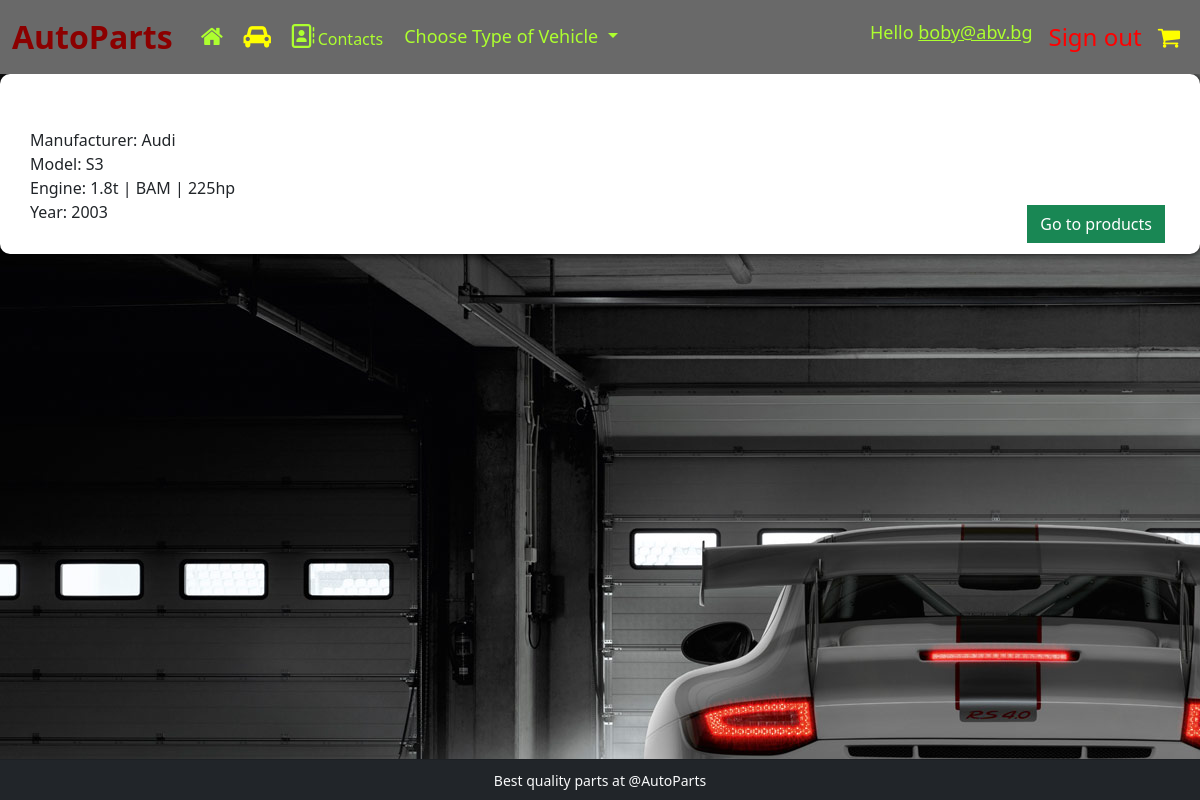
Page /garage/ (signed in) on the committed database.
### AutoParts/account_auth/models.py (models this page shows)
class SiteUser(AbstractBaseUser, PermissionsMixin):
    email = models.EmailField(
        unique=True,
        error_messages={
            'unique': "A user with that email already exists.",
        }
    )
    is_staff = models.BooleanField(
        default=False,
    )
    date_joined = models.DateTimeField(
        default=timezone.now
    )
    objects = SiteUserManager()
    USERNAME_FIELD = 'email'

### AutoParts/vehicle/models.py (models this page shows, shortened)
class Vehicle(models.Model):
    ALL_CHOICES = (
        ('Car', 'Car'),
        ('Truck', 'Truck'),
        ('Motorcycle', 'Motorcycle'),
    )
    vehicle_type = models.CharField(
        max_length=25,
        choices=ALL_CHOICES,
    )
    manufacturer = models.ForeignKey(
        Manufacturer,
        on_delete=models.CASCADE
    )
    model = models.ForeignKey(
        VehicleModels,
        on_delete=models.CASCADE
    )

class Manufacturer(models.Model):
    name = models.CharField(
        max_length=15,
    )
    image = models.FileField(
        upload_to='Manufacturers'
    )
    def __str__(self):
        return self.name

class VehicleModels(models.Model):
    name = models.CharField(
        max_length=15,
    )
    engine = models.ForeignKey(
        EngineModel,
        on_delete=models.CASCADE
    )
    image_url = models.URLField()
    production_date = models.DateTimeField()

class EngineModel(models.Model):
    engine = models.CharField(
        max_length=10,
    )
    power = models.CharField(
        max_length=10,
    )
    engine_code = models.CharField(
        max_length=100,
    )
    def __str__(self):
        return self.engine

### AutoParts/common/views.py (the view)
# urls.py: path('garage/', garage, name='garage'),
def garage(request):
    if request.user.is_authenticated:
        customer = Profile.objects.get(user=request.user)
        car = customer.car
        if car:
            return render(request, 'pages/garage.html', {'car': car})
        messages.success(request, 'You haven\'t add a car in Your profile.')
        return render(request, 'pages/index.html')
    else:
        messages.success(request, "You need to be sign in!")
        return render(request, 'pages/index.html')

### templates/pages/garage.html
{% extends 'base.html' %}
{% load static %}
{% block content %}
    <div class="form-container">
        <img src="{{ car.model.image_url }}" alt=""><br>
        Manufacturer: {{ car.manufacturer }}<br>
        Model: {{ car.model.name }}<br>
        Engine: {{ car.model.engine }} | {{ car.model.engine.engine_code }} | {{ car.model.engine.power }}<br>
        Year: {{ car.model.production_date.year }}
        <th>
            <a style="float:right; margin:5px;" class="btn btn-success" href="{% url 'parts groups list' car.model.engine_id  %}">Go to products</a>
        </th>
    </div>
{% endblock %}

### templates/common/navigation.html (shortened to what this page needs)
{% load static %}
<nav class="navbar navbar-expand-lg navbar-light" style="background: dimgray">
    <div class="container-fluid">
        <a class="navbar-brand navbar-light-brand-hover-color" style="color: darkred;font-size: xx-large;" href="{% url 'index' %}"><strong>AutoParts</strong></a>
        <div class="collapse navbar-collapse" id="navbarNav">
            <ul class="navbar-nav">
                <li class="nav-item">
                    <a class="nav-link active" title="Home" aria-current="page" href="{% url 'index' %}"><i style="font-size: x-large;color: greenyellow"
                            class="fa fa-fw fa-home"></i></a>
                <li class="nav-item">
                    <a class="nav-link" title="Garage" href="{% url 'garage' %}"><i class="fa fa-car" style="font-size: x-large;color: yellow"
                                                                                    aria-hidden="true"></i></a>
                </li>
                <li class="nav-item">
                    <a class="nav-link" style="color: greenyellow;font-size: medium;" href="{% url 'contacts' %}"><i style="font-size: x-large;color: greenyellow"
                            class="fa fa-fw fa-address-book-o"></i>Contacts</a>
                </li>
                <li class="nav-item">
                    <div class="dropdown">
                        <button class="btn dropdown-toggle " style="font-size: large;color: greenyellow" type="button" id="dropdownMenuButton1"
                                data-bs-toggle="dropdown" aria-expanded="false">
                            Choose Type of Vehicle
                        </button>
                    </div>
                </li>
            </ul>
        </div>
        <div class="nav navbar-nav navbar-right" id="navbarNav">
            <ul class="navbar-nav">
                {% if request.user.is_authenticated %}
                    <li class="nav-link" style="font-size: large;color: greenyellow">
                        Hello <a style="color: greenyellow" href="{% url 'profile details' %}">{{ request.user }}</a>
                    </li>
                    <li class="nav-item">
                        <a class="nav-link" style="font-size: x-large;color: red" href="{% url 'sign out' %}">Sign out</a>
                    </li>
                {% endif %}
                <li class="nav-item">
                    <a class="nav-link" style="font-size: x-large;color: yellow" href="{% url 'cart' %}"><i class="fa fa-shopping-cart" aria-hidden="true"></i>
                    </a>
                </li>
            </ul>
        </div>
    </div>
</nav>

### static/css/global.css (style rules this page uses)
.form-container { background: #fff; padding: 30px; border-radius: 10px; box-shadow: 0 0 10px 0 #000; }
body { background-color: hsl(0, 0%, 98%); }
.btn { border-radius: 0; }

### rows in the picture
SiteUser: user "boby@abv.bg"
Vehicle: manufacturer "Audi", model.name "S3", model.engine "1.8t", model.engine.engine_code "BAM", model.engine.power "225hp", model.production_date.year "2003"
